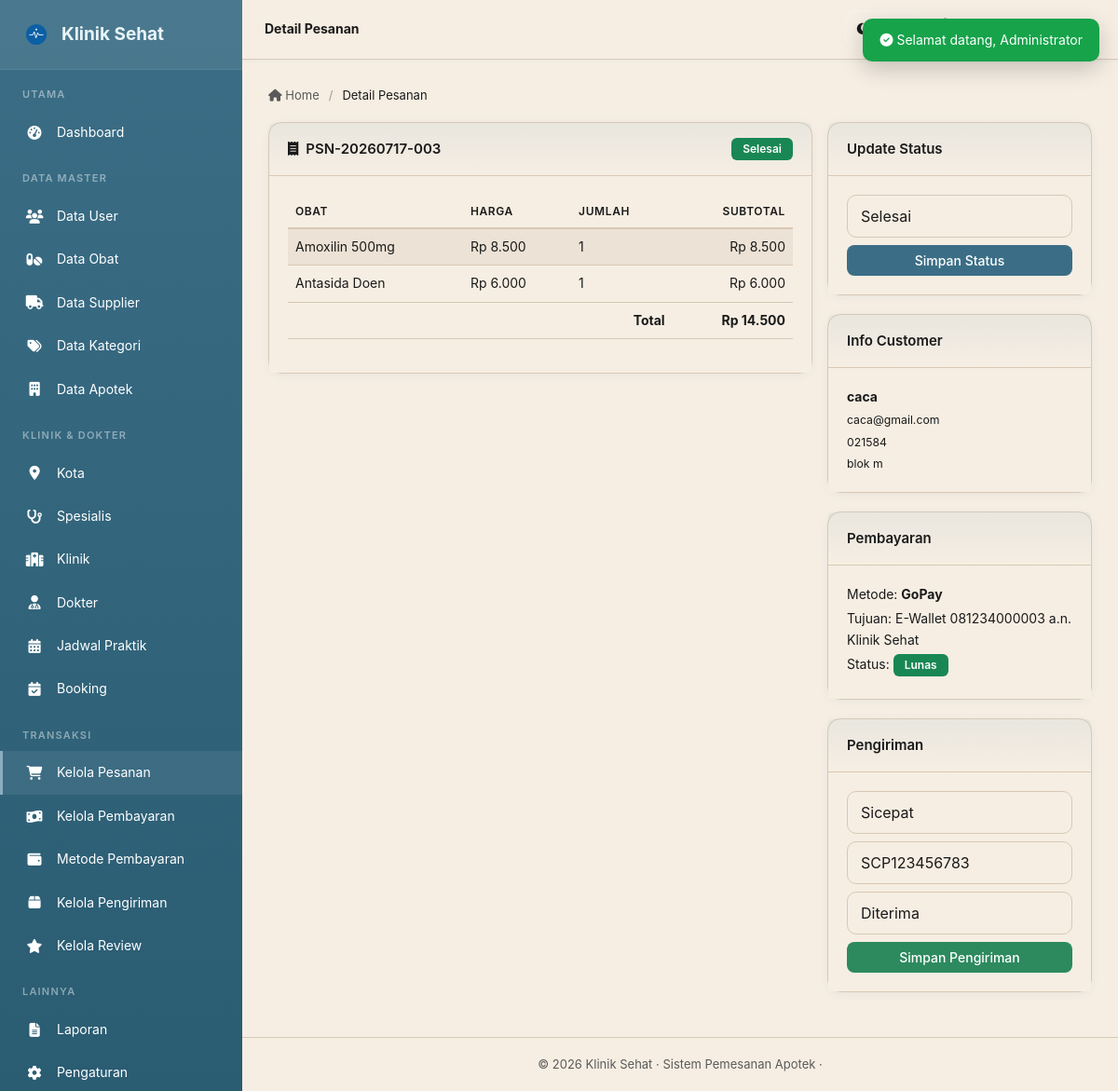
/Klinik/admin/pesanan/detail.php?id=28 (signed in), run on the app's committed database.
### tables this page shows
CREATE TABLE `pesanan` (
  `id_pesanan` int(11) UNSIGNED NOT NULL,
  `kode_pesanan` varchar(30) NOT NULL,
  `id_user` int(11) UNSIGNED NOT NULL,
  `tanggal` datetime NOT NULL DEFAULT current_timestamp(),
  `total` decimal(12,2) NOT NULL DEFAULT 0.00,
  `status` enum('Menunggu Pembayaran','Diproses','Dikirim','Selesai','Dibatalkan') NOT NULL DEFAULT 'Menunggu Pembayaran'
);

CREATE TABLE `detail_pesanan` (
  `id_detail` int(11) UNSIGNED NOT NULL,
  `id_pesanan` int(11) UNSIGNED NOT NULL,
  `id_obat` int(11) UNSIGNED NOT NULL,
  `id_apotek` int(11) UNSIGNED DEFAULT NULL,
  `harga` decimal(12,2) NOT NULL DEFAULT 0.00,
  `jumlah` int(11) NOT NULL DEFAULT 1,
  `subtotal` decimal(12,2) NOT NULL DEFAULT 0.00
);

CREATE TABLE `obat` (
  `id_obat` int(11) UNSIGNED NOT NULL,
  `kode_obat` varchar(20) NOT NULL,
  `nama_obat` varchar(150) NOT NULL,
  `id_kategori` int(11) UNSIGNED DEFAULT NULL,
  `id_supplier` int(11) UNSIGNED DEFAULT NULL,
  `harga` decimal(12,2) NOT NULL DEFAULT 0.00,
  `stok` int(11) NOT NULL DEFAULT 0,
  `deskripsi` text DEFAULT NULL,
  `gambar` varchar(255) DEFAULT NULL,
  `tanggal_expired` date DEFAULT NULL,
  `created_at` datetime NOT NULL DEFAULT current_timestamp()
);

CREATE TABLE `users` (
  `id_user` int(11) UNSIGNED NOT NULL,
  `nama` varchar(100) NOT NULL,
  `email` varchar(100) NOT NULL,
  `password` varchar(255) NOT NULL,
  `no_hp` varchar(20) DEFAULT NULL,
  `alamat` text DEFAULT NULL,
  `birthdate` date DEFAULT NULL,
  `role` enum('admin','customer') NOT NULL DEFAULT 'customer',
  `created_at` datetime NOT NULL DEFAULT current_timestamp()
);

CREATE TABLE `pembayaran` (
  `id_pembayaran` int(11) UNSIGNED NOT NULL,
  `id_pesanan` int(11) UNSIGNED NOT NULL,
  `id_metode` int(11) UNSIGNED DEFAULT NULL,
  `bukti_transfer` varchar(255) DEFAULT NULL,
  `tanggal_bayar` datetime DEFAULT NULL,
  `status` enum('Menunggu','Lunas','Ditolak') NOT NULL DEFAULT 'Menunggu'
);

CREATE TABLE `metode_pembayaran` (
  `id_metode` int(11) UNSIGNED NOT NULL,
  `nama_metode` varchar(100) NOT NULL,
  `tipe` enum('bank','ewallet') NOT NULL DEFAULT 'bank',
  `nomor` varchar(50) NOT NULL,
  `pemilik` varchar(150) NOT NULL,
  `aktif` tinyint(1) NOT NULL DEFAULT 1
);

CREATE TABLE `pengiriman` (
  `id_pengiriman` int(11) UNSIGNED NOT NULL,
  `id_pesanan` int(11) UNSIGNED NOT NULL,
  `ekspedisi` varchar(50) DEFAULT NULL,
  `nomor_resi` varchar(50) DEFAULT NULL,
  `status` enum('Dikemas','Dikirim','Diterima','Gagal') NOT NULL DEFAULT 'Dikemas'
);

### Klinik/admin/pesanan/detail.php (the view, shortened to what this page needs)
<?php
require_once '../../config/koneksi.php';
$id = (int)($_GET['id'] ?? 0);
$pes = $pdo->prepare("SELECT p.*, u.nama, u.email, u.no_hp, u.alamat FROM pesanan p JOIN users u ON u.id_user=p.id_user WHERE p.id_pesanan=?");
$pes->execute([$id]);
$pes = $pes->fetch();
$items = $pdo->prepare("SELECT d.*, o.nama_obat, o.gambar FROM detail_pesanan d JOIN obat o ON o.id_obat=d.id_obat WHERE d.id_pesanan=?");
$items->execute([$id]);
$pay = $pdo->prepare("SELECT pb.*, mp.nama_metode AS nama_metode, mp.nomor AS metode_nomor, mp.pemilik AS metode_pemilik, mp.tipe AS metode_tipe FROM pembayaran pb LEFT JOIN metode_pembayaran mp ON mp.id_metode = pb.id_metode WHERE pb.id_pesanan=?");
$pay->execute([$id]); $pay = $pay->fetch();
$ship = $pdo->prepare("SELECT * FROM pengiriman WHERE id_pesanan=?");
$ship->execute([$id]); $ship = $ship->fetch();
require_once '../../includes/header_admin.php';
?>
<div class="row g-3">
    <div class="col-lg-8">
        <div class="card">
            <div class="card-header"><span><i class="fas fa-receipt me-2"></i><?= e($pes['kode_pesanan']) ?></span> <?= status_badge($pes['status']) ?></div>
            <div class="card-body">
                <div class="table-responsive">
                    <table class="table">
                        <thead><tr><th>Obat</th><th>Harga</th><th>Jumlah</th><th class="text-end">Subtotal</th></tr></thead>
                        <tbody>
                        <?php $gt = 0; foreach ($items as $it): $gt += $it['subtotal']; ?>
                            <tr>
                                <td><?= e($it['nama_obat']) ?></td>
                                <td><?= rupiah($it['harga']) ?></td>
                                <td><?= $it['jumlah'] ?></td>
                                <td class="text-end"><?= rupiah($it['subtotal']) ?></td>
                            </tr>
                        <?php endforeach; ?>
                        </tbody>
                        <tfoot><tr><th colspan="3" class="text-end">Total</th><th class="text-end"><?= rupiah($pes['total']) ?></th></tr></tfoot>
                    </table>
                </div>
            </div>
        </div>
    </div>
    <div class="col-lg-4">
        <div class="card sticky-summary">
            <div class="card-header">Update Status</div>
            <div class="card-body">
                <form method="post" action="<?= BASE_URL ?>admin/pesanan/proses.php">
                    <select name="status" class="form-select mb-2">
                        <?php foreach (['Menunggu Pembayaran','Diproses','Dikirim','Selesai','Dibatalkan'] as $s): ?>
                            <option value="<?= $s ?>" <?= $pes['status']===$s?'selected':'' ?>><?= $s ?></option>
                        <?php endforeach; ?>
                    </select>
                    <button class="btn btn-primary w-100">Simpan Status</button>
                </form>
            </div>
        </div>
        <div class="card">
            <div class="card-header">Info Customer</div>
            <div class="card-body">
                <p class="mb-1"><strong><?= e($pes['nama']) ?></strong></p>
                <p class="mb-1 small"><?= e($pes['email']) ?></p>
                <p class="mb-1 small"><?= e($pes['no_hp']) ?></p>
                <p class="mb-0 small"><?= e($pes['alamat']) ?></p>
            </div>
        </div>
        <?php if ($pay): ?>
        <div class="card">
            <div class="card-header">Pembayaran</div>
            <div class="card-body">
                <p class="mb-1">Metode: <strong><?= e($pay['nama_metode'] ?? '-') ?></strong></p>
                <p class="mb-1">Tujuan: <span><?php if (!empty($pay['id_metode']) && !empty($pay['metode_nomor'])): ?><?= e($pay['metode_tipe']==='bank' ? 'Rekening Bank' : 'E-Wallet') ?> <?= e($pay['metode_nomor']) ?> a.n. <?= e($pay['metode_pemilik']) ?><?php else: ?>-<?php endif; ?></span></p>
                <p class="mb-1">Status: <?= status_badge($pay['status']) ?></p>
            </div>
        </div>
        <?php endif; ?>
        <div class="card">
            <div class="card-header">Pengiriman</div>
            <div class="card-body">
                <form method="post" action="<?= BASE_URL ?>admin/pengiriman/proses.php">
                    <div class="mb-2"><input type="text" name="ekspedisi" class="form-control" placeholder="Ekspedisi" value="<?= e($ship['ekspedisi'] ?? '') ?>"></div>
                    <div class="mb-2"><input type="text" name="nomor_resi" class="form-control" placeholder="No. Resi" value="<?= e($ship['nomor_resi'] ?? '') ?>"></div>
                    <select name="status" class="form-select mb-2">
                        <?php foreach (['Dikemas','Dikirim','Diterima','Gagal'] as $s): ?>
                            <option value="<?= $s ?>" <?= ($ship['status'] ?? '')===$s?'selected':'' ?>><?= $s ?></option>
                        <?php endforeach; ?>
                    </select>
                    <button class="btn btn-success w-100">Simpan Pengiriman</button>
                </form>
            </div>
        </div>
    </div>
</div>
<?php require_once '../../includes/footer_admin.php'; ?>

### Klinik/functions/functions.php (shortened to what this page needs)
<?php
function e($str) {
    return htmlspecialchars((string)($str ?? ''), ENT_QUOTES, 'UTF-8');
}
function rupiah($n) {
    return 'Rp ' . number_format((float)$n, 0, ',', '.');
}
function status_badge($status) {
    $map = [
        'Menunggu Pembayaran' => 'bg-warning text-dark',
        'Diproses'            => 'bg-info text-dark',
        'Dikirim'             => 'bg-primary',
        'Selesai'             => 'bg-success',
        'Dibatalkan'          => 'bg-secondary',
        'Menunggu'            => 'bg-warning text-dark',
        'Lunas'               => 'bg-success',
        'Ditolak'             => 'bg-danger',
        'Dikemas'             => 'bg-info text-dark',
        'Diterima'            => 'bg-success',
        'Gagal'               => 'bg-danger',
        'belum dibaca'        => 'bg-danger',
        'dibaca'              => 'bg-secondary',
    ];
    $cls = $map[$status] ?? 'bg-secondary';
    return '<span class="badge ' . $cls . '">' . e($status) . '</span>';
}

### Klinik/assets/css/style.css (style rules this page uses)
:root { --primary: #3b6e86; --primary-dark: #2e5564; --primary-light: #8aaebf; --bg: #ede4d1; --surface: #f6eee3; --surface-alt: #ece2d5; --text: #1a1a1a; --text-muted: #5a5a5a; --border: #d8c8b4; --sidebar-bg: #3b6e86; --sidebar-dark: #2a5c72; --sidebar-text: #e8f4f8; --sidebar-hover: rgba(138,174,191,.15); --success: #2d8a5e; --danger: #c0392b; --warning: #d4a017; --info: #6f9ab1; --shadow: 0 2px 8px rgba(59,110,134,.08); --shadow-lg: 0 8px 24px rgba(59,110,134,.16); --radius: 14px; --transition: all .25s ease; }
* { box-sizing: border-box; }
body { background: var(--bg); color: var(--text); font-family: 'Inter', 'Segoe UI', system-ui, -apple-system, sans-serif; margin: 0; font-size: 14px; line-height: 1.6; }
.card { background: var(--surface); border: 1px solid var(--border); border-radius: var(--radius); box-shadow: var(--shadow); margin-bottom: 20px; transition: var(--transition); }
.card-header { padding: 16px 20px; border-bottom: 1px solid var(--border); font-weight: 600; display: flex; justify-content: space-between; align-items: center; font-size: 15px; background: linear-gradient(180deg, rgba(138,174,191,.12) 0%, transparent 100%); }
.card-body { padding: 20px; }
.btn { border-radius: 8px; font-size: 14px; font-weight: 500; transition: var(--transition); border: none; }
.btn-primary, .bg-primary, .badge.bg-primary, .border-primary, .table .badge.bg-primary, .table td.bg-primary, .table th.bg-primary { background-color: var(--primary) !important; background: var(--primary) !important; border-color: var(--primary) !important; color: #fff !important; }
.btn-primary { background: var(--primary); color: #fff; }
.btn-success { background: var(--success); color: #fff; }
.table { color: var(--text); }
.table > :not(caption) > * > * { background: transparent; }
.table thead th { border-bottom: 2px solid var(--border); font-size: 12px; text-transform: uppercase; letter-spacing: .6px; color: var(--text-muted); font-weight: 600; background: rgba(138,174,191,.08); }
.form-control, .form-select { background: var(--surface); border: 1.5px solid var(--border); color: var(--text); border-radius: 10px; padding: 10px 14px; transition: var(--transition); }
.sticky-summary { position: sticky; top: 90px; z-index: 5; align-self: flex-start; }
.badge { padding: 6px 12px; border-radius: 6px; font-size: 12px; font-weight: 600; }
.card, .card-body, .modal-content, .dropdown-menu, .table, .table th, .table td, .dataTables_wrapper, .dataTables_scrollHeadInner, .dataTables_scrollBody, .form-control, .form-select, .main, .content, .breadcrumb-custom { background: var(--surface); color: var(--text); }
.table { border-color: var(--border); }
.table th, .table td, .dataTables_wrapper .dataTables_scrollBody table td, .dataTables_wrapper .dataTables_scrollBody table th { background-color: transparent !important; color: var(--text); }
.table thead th { background: rgba(138,174,191,.08); color: var(--text); }
.table tbody tr:nth-of-type(odd) { background: var(--surface-alt); }

### data on the page
pesanan: kode_pesanan "PSN-20260717-003", status "Selesai", total "Rp 14.500", id_user.nama "caca", id_user.email "caca@gmail.com", id_user.no_hp "021584", id_user.alamat "blok m"
detail_pesanan: id_obat.nama_obat "Amoxilin 500mg", harga "Rp 8.500", jumlah "1", subtotal "Rp 8.500"
detail_pesanan: id_obat.nama_obat "Antasida Doen", harga "Rp 6.000", jumlah "1", subtotal "Rp 6.000"
pembayaran: id_metode.nama_metode "GoPay", id_metode.tipe "E-Wallet", id_metode.nomor "081234000003", id_metode.pemilik "Klinik Sehat", status "Lunas"
pengiriman: ekspedisi "Sicepat", nomor_resi "SCP123456783", status "Diterima"

### other printed values
$page_title "Detail Pesanan"
